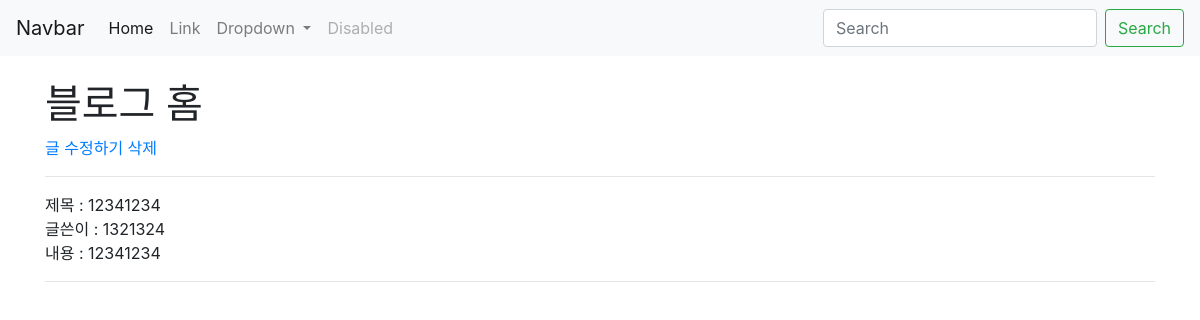
The app's page /blog/detail/7, older data.
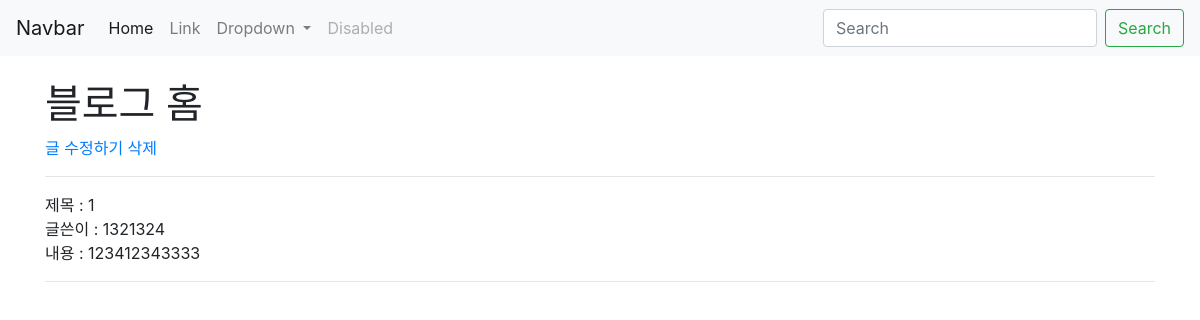
The same page, newer data.
### blogapp/models.py (models this page shows, shortened)
class Blog(models.Model):
    title = models.CharField(max_length=50)
    writer = models.CharField(max_length=50)
    body = models.TextField()

### blogapp/views.py (the view)
# urls.py: path('/detail/<int:id>', views.detail, name="detail"),
def detail(request, id):
    blog = get_object_or_404(Blog, pk=id)
    return render(request, 'detail.html', {'blog':blog})

### CRUD_app/templates/detail.html
{% extends 'base.html' %}
{% block content %}
<h1>블로그 홈</h1>
<a href="{% url 'edit' blog.id %}" >글 수정하기</a>
<a href="{% url 'delete' blog.id %}" >삭제</a>
<br>
<hr>
제목   : {{ blog.title }}
<br>
글쓴이 : {{ blog.writer }}
<br>
내용   : {{ blog.body }}
<hr>
{% endblock %}

### CRUD/templates/base.html (shortened to what this page needs)
<!DOCTYPE html>
<html lang="en">
<head>
    <link rel="stylesheet" href="https://stackpath.bootstrapcdn.com/bootstrap/4.3.1/css/bootstrap.min.css"
>
</head>
<body>
    <nav class="navbar navbar-expand-lg navbar-light bg-light">
    <a class="navbar-brand" href="#">Navbar</a>
    <div class="collapse navbar-collapse" id="navbarSupportedContent">
        <ul class="navbar-nav mr-auto">
        <li class="nav-item active">
            <a class="nav-link" href="#">Home <span class="sr-only">(current)</span></a>
        </li>
        <li class="nav-item">
            <a class="nav-link" href="#">Link</a>
        </li>
        <li class="nav-item dropdown">
            <a class="nav-link dropdown-toggle" href="#" id="navbarDropdown" role="button" data-toggle="dropdown" aria-haspopup="true" aria-expanded="false">
            Dropdown
            </a>
        </li>
        <li class="nav-item">
            <a class="nav-link disabled" href="#" tabindex="-1" aria-disabled="true">Disabled</a>
        </li>
        </ul>
        <form class="form-inline my-2 my-lg-0">
        <input class="form-control mr-sm-2" type="search" placeholder="Search" aria-label="Search">
        <button class="btn btn-outline-success my-2 my-sm-0" type="submit">Search</button>
        </form>
    </div>
    </nav>
    <div class="container">
    <br>
        {% block content %}
        {% endblock %}
    </div>
</body>
</html>

Row changes from the older to the newer data that the page shows:
changed Blog: title "12341234" → "1"; body "12341234" → "123412343333"
